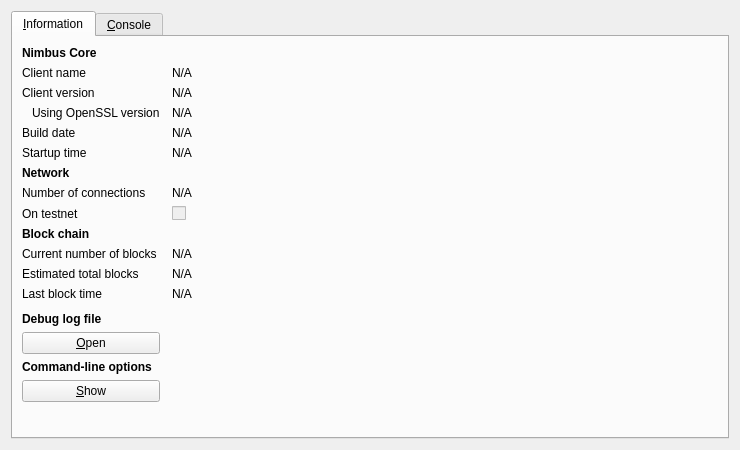
<?xml version="1.0" encoding="UTF-8"?>
<ui version="4.0">
 <class>RPCConsole</class>
 <widget class="QDialog" name="RPCConsole">
  <property name="geometry">
   <rect>
    <x>0</x>
    <y>0</y>
    <width>740</width>
    <height>450</height>
   </rect>
  </property>
  <property name="windowTitle">
   <string>Nimbus - Debug window</string>
  </property>
  <layout class="QVBoxLayout" name="verticalLayout_2">
   <item>
    <widget class="QTabWidget" name="tabWidget">
     <property name="currentIndex">
      <number>0</number>
     </property>
     <widget class="QWidget" name="tab_info">
      <attribute name="title">
       <string>&amp;Information</string>
      </attribute>
      <layout class="QGridLayout" name="gridLayout" columnstretch="0,1">
       <property name="horizontalSpacing">
        <number>12</number>
       </property>
       <item row="0" column="0">
        <widget class="QLabel" name="label_9">
         <property name="font">
          <font>
           <weight>75</weight>
           <bold>true</bold>
          </font>
         </property>
         <property name="text">
          <string>Nimbus Core</string>
         </property>
        </widget>
       </item>
       <item row="1" column="0">
        <widget class="QLabel" name="label_5">
         <property name="text">
          <string>Client name</string>
         </property>
        </widget>
       </item>
       <item row="1" column="1">
        <widget class="QLabel" name="clientName">
         <property name="cursor">
          <cursorShape>IBeamCursor</cursorShape>
         </property>
         <property name="text">
          <string>N/A</string>
         </property>
         <property name="textFormat">
          <enum>Qt::PlainText</enum>
         </property>
         <property name="textInteractionFlags">
          <set>Qt::LinksAccessibleByMouse|Qt::TextSelectableByKeyboard|Qt::TextSelectableByMouse</set>
         </property>
        </widget>
       </item>
       <item row="2" column="0">
        <widget class="QLabel" name="label_6">
         <property name="text">
          <string>Client version</string>
         </property>
        </widget>
       </item>
       <item row="2" column="1">
        <widget class="QLabel" name="clientVersion">
         <property name="cursor">
          <cursorShape>IBeamCursor</cursorShape>
         </property>
         <property name="text">
          <string>N/A</string>
         </property>
         <property name="textFormat">
          <enum>Qt::PlainText</enum>
         </property>
         <property name="textInteractionFlags">
          <set>Qt::LinksAccessibleByMouse|Qt::TextSelectableByKeyboard|Qt::TextSelectableByMouse</set>
         </property>
        </widget>
       </item>
       <item row="3" column="0">
        <widget class="QLabel" name="label_14">
         <property name="text">
          <string>Using OpenSSL version</string>
         </property>
         <property name="indent">
          <number>10</number>
         </property>
        </widget>
       </item>
       <item row="3" column="1">
        <widget class="QLabel" name="openSSLVersion">
         <property name="cursor">
          <cursorShape>IBeamCursor</cursorShape>
         </property>
         <property name="text">
          <string>N/A</string>
         </property>
         <property name="textFormat">
          <enum>Qt::PlainText</enum>
         </property>
         <property name="textInteractionFlags">
          <set>Qt::LinksAccessibleByMouse|Qt::TextSelectableByKeyboard|Qt::TextSelectableByMouse</set>
         </property>
        </widget>
       </item>
       <item row="4" column="0">
        <widget class="QLabel" name="label_12">
         <property name="text">
          <string>Build date</string>
         </property>
        </widget>
       </item>
       <item row="4" column="1">
        <widget class="QLabel" name="buildDate">
         <property name="cursor">
          <cursorShape>IBeamCursor</cursorShape>
         </property>
         <property name="text">
          <string>N/A</string>
         </property>
         <property name="textFormat">
          <enum>Qt::PlainText</enum>
         </property>
         <property name="textInteractionFlags">
          <set>Qt::LinksAccessibleByMouse|Qt::TextSelectableByKeyboard|Qt::TextSelectableByMouse</set>
         </property>
        </widget>
       </item>
       <item row="5" column="0">
        <widget class="QLabel" name="label_13">
         <property name="text">
          <string>Startup time</string>
         </property>
        </widget>
       </item>
       <item row="5" column="1">
        <widget class="QLabel" name="startupTime">
         <property name="cursor">
          <cursorShape>IBeamCursor</cursorShape>
         </property>
         <property name="text">
          <string>N/A</string>
         </property>
         <property name="textFormat">
          <enum>Qt::PlainText</enum>
         </property>
         <property name="textInteractionFlags">
          <set>Qt::LinksAccessibleByMouse|Qt::TextSelectableByKeyboard|Qt::TextSelectableByMouse</set>
         </property>
        </widget>
       </item>
       <item row="6" column="0">
        <widget class="QLabel" name="label_11">
         <property name="font">
          <font>
           <weight>75</weight>
           <bold>true</bold>
          </font>
         </property>
         <property name="text">
          <string>Network</string>
         </property>
        </widget>
       </item>
       <item row="7" column="0">
        <widget class="QLabel" name="label_7">
         <property name="text">
          <string>Number of connections</string>
         </property>
        </widget>
       </item>
       <item row="7" column="1">
        <widget class="QLabel" name="numberOfConnections">
         <property name="cursor">
          <cursorShape>IBeamCursor</cursorShape>
         </property>
         <property name="text">
          <string>N/A</string>
         </property>
         <property name="textFormat">
          <enum>Qt::PlainText</enum>
         </property>
         <property name="textInteractionFlags">
          <set>Qt::LinksAccessibleByMouse|Qt::TextSelectableByKeyboard|Qt::TextSelectableByMouse</set>
         </property>
        </widget>
       </item>
       <item row="8" column="0">
        <widget class="QLabel" name="label_8">
         <property name="text">
          <string>On testnet</string>
         </property>
        </widget>
       </item>
       <item row="8" column="1">
        <widget class="QCheckBox" name="isTestNet">
         <property name="enabled">
          <bool>false</bool>
         </property>
         <property name="text">
          <string/>
         </property>
        </widget>
       </item>
       <item row="9" column="0">
        <widget class="QLabel" name="label_10">
         <property name="font">
          <font>
           <weight>75</weight>
           <bold>true</bold>
          </font>
         </property>
         <property name="text">
          <string>Block chain</string>
         </property>
        </widget>
       </item>
       <item row="10" column="0">
        <widget class="QLabel" name="label_3">
         <property name="text">
          <string>Current number of blocks</string>
         </property>
        </widget>
       </item>
       <item row="10" column="1">
        <widget class="QLabel" name="numberOfBlocks">
         <property name="cursor">
          <cursorShape>IBeamCursor</cursorShape>
         </property>
         <property name="text">
          <string>N/A</string>
         </property>
         <property name="textFormat">
          <enum>Qt::PlainText</enum>
         </property>
         <property name="textInteractionFlags">
          <set>Qt::LinksAccessibleByMouse|Qt::TextSelectableByKeyboard|Qt::TextSelectableByMouse</set>
         </property>
        </widget>
       </item>
       <item row="11" column="0">
        <widget class="QLabel" name="label_4">
         <property name="text">
          <string>Estimated total blocks</string>
         </property>
        </widget>
       </item>
       <item row="11" column="1">
        <widget class="QLabel" name="totalBlocks">
         <property name="cursor">
          <cursorShape>IBeamCursor</cursorShape>
         </property>
         <property name="text">
          <string>N/A</string>
         </property>
         <property name="textFormat">
          <enum>Qt::PlainText</enum>
         </property>
         <property name="textInteractionFlags">
          <set>Qt::LinksAccessibleByMouse|Qt::TextSelectableByKeyboard|Qt::TextSelectableByMouse</set>
         </property>
        </widget>
       </item>
       <item row="12" column="0">
        <widget class="QLabel" name="label_2">
         <property name="text">
          <string>Last block time</string>
         </property>
        </widget>
       </item>
       <item row="12" column="1">
        <widget class="QLabel" name="lastBlockTime">
         <property name="cursor">
          <cursorShape>IBeamCursor</cursorShape>
         </property>
         <property name="text">
          <string>N/A</string>
         </property>
         <property name="textFormat">
          <enum>Qt::PlainText</enum>
         </property>
         <property name="textInteractionFlags">
          <set>Qt::LinksAccessibleByMouse|Qt::TextSelectableByKeyboard|Qt::TextSelectableByMouse</set>
         </property>
        </widget>
       </item>
       <item row="13" column="0">
        <spacer name="verticalSpacer_2">
         <property name="orientation">
          <enum>Qt::Vertical</enum>
         </property>
         <property name="sizeHint" stdset="0">
          <size>
           <width>20</width>
           <height>20</height>
          </size>
         </property>
        </spacer>
       </item>
       <item row="14" column="0">
        <widget class="QLabel" name="labelDebugLogfile">
         <property name="font">
          <font>
           <weight>75</weight>
           <bold>true</bold>
          </font>
         </property>
         <property name="text">
          <string>Debug log file</string>
         </property>
        </widget>
       </item>
       <item row="15" column="0">
        <widget class="QPushButton" name="openDebugLogfileButton">
         <property name="toolTip">
          <string>Open the Nimbus debug log file from the current data directory. This can take a few seconds for large log files.</string>
         </property>
         <property name="text">
          <string>&amp;Open</string>
         </property>
         <property name="autoDefault">
          <bool>false</bool>
         </property>
        </widget>
       </item>
       <item row="16" column="0">
        <widget class="QLabel" name="labelCLOptions">
         <property name="font">
          <font>
           <weight>75</weight>
           <bold>true</bold>
          </font>
         </property>
         <property name="text">
          <string>Command-line options</string>
         </property>
        </widget>
       </item>
       <item row="17" column="0">
        <widget class="QPushButton" name="showCLOptionsButton">
         <property name="toolTip">
          <string>Show the Nimbus-Qt help message to get a list with possible Nimbus command-line options.</string>
         </property>
         <property name="text">
          <string>&amp;Show</string>
         </property>
         <property name="autoDefault">
          <bool>false</bool>
         </property>
        </widget>
       </item>
       <item row="18" column="0">
        <spacer name="verticalSpacer">
         <property name="orientation">
          <enum>Qt::Vertical</enum>
         </property>
         <property name="sizeHint" stdset="0">
          <size>
           <width>20</width>
           <height>40</height>
          </size>
         </property>
        </spacer>
       </item>
      </layout>
     </widget>
     <widget class="QWidget" name="tab_console">
      <attribute name="title">
       <string>&amp;Console</string>
      </attribute>
      <layout class="QVBoxLayout" name="verticalLayout_3">
       <property name="spacing">
        <number>3</number>
       </property>
       <item>
        <widget class="QTextEdit" name="messagesWidget">
         <property name="minimumSize">
          <size>
           <width>0</width>
           <height>100</height>
          </size>
         </property>
         <property name="readOnly">
          <bool>true</bool>
         </property>
         <property name="tabKeyNavigation" stdset="0">
          <bool>false</bool>
         </property>
         <property name="columnCount" stdset="0">
          <number>2</number>
         </property>
        </widget>
       </item>
       <item>
        <layout class="QHBoxLayout" name="horizontalLayout">
         <property name="spacing">
          <number>3</number>
         </property>
         <item>
          <widget class="QLabel" name="label">
           <property name="text">
            <string notr="true">&gt;</string>
           </property>
          </widget>
         </item>
         <item>
          <widget class="QLineEdit" name="lineEdit"/>
         </item>
         <item>
          <widget class="QPushButton" name="clearButton">
           <property name="maximumSize">
            <size>
             <width>24</width>
             <height>24</height>
            </size>
           </property>
           <property name="toolTip">
            <string>Clear console</string>
           </property>
           <property name="text">
            <string/>
           </property>
           <property name="icon">
            <iconset resource="../bitcoin.qrc">
             <normaloff>:/icons/remove</normaloff>:/icons/remove</iconset>
           </property>
           <property name="shortcut">
            <string notr="true">Ctrl+L</string>
           </property>
           <property name="autoDefault">
            <bool>false</bool>
           </property>
          </widget>
         </item>
        </layout>
       </item>
      </layout>
     </widget>
    </widget>
   </item>
  </layout>
 </widget>
 <resources>
  <include location="../bitcoin.qrc"/>
 </resources>
 <connections/>
</ui>
